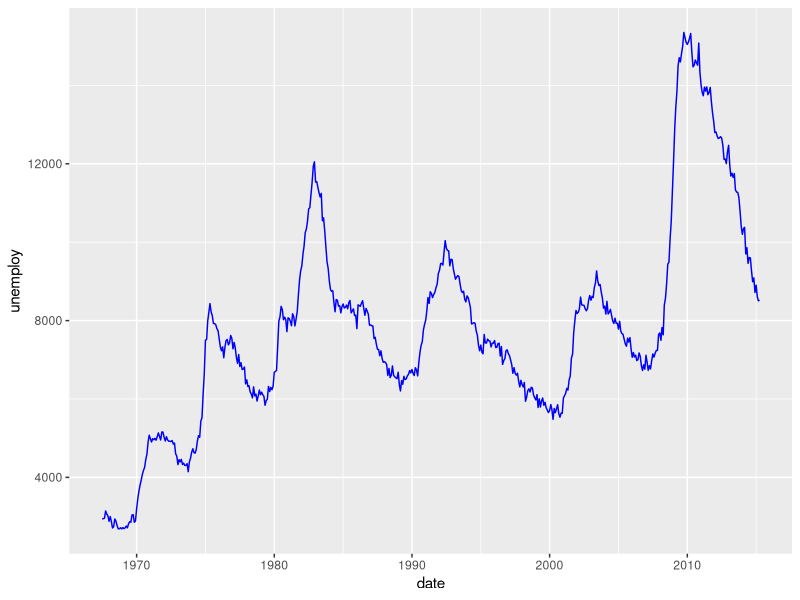
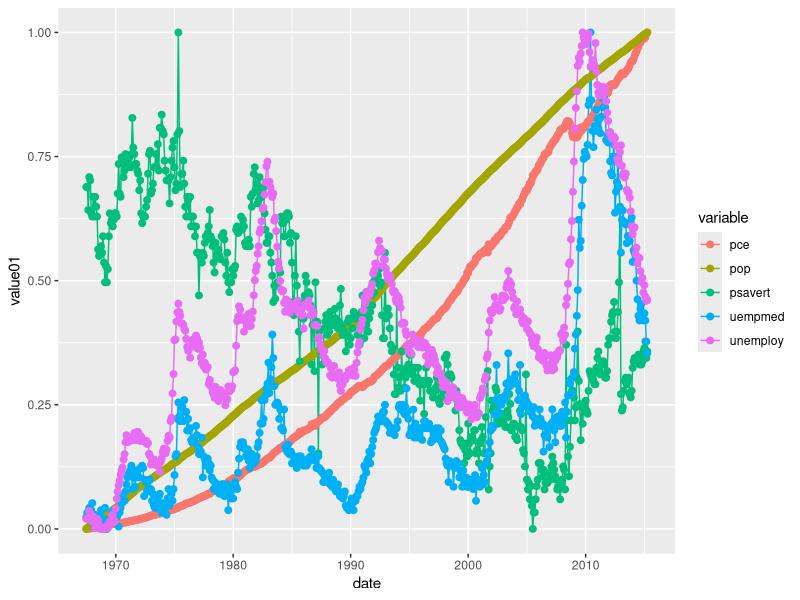

The R source for these figures, in order:
library(tidyverse)

# First plot
ggplot(economics, aes(date, unemploy)) + geom_line(colour = 'blue')




# Second plot

ggplot(economics_long, aes(date, value01, colour = variable)) +
  geom_line() + geom_point(size =2)
